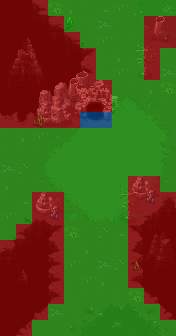

This game map was drawn from its Tiled (.tmx) file and the tilesets committed beside it. A one-line description and the full map source follow:
An orthogonal 11x21 tile map with 16x16 px tiles, 7 tile layers (Tile Layer 4, Tile Layer 5, Tile Layer 6, Tile Layer 7, ...), 2 hidden layers not drawn.

<map version="1.5" tiledversion="2021.02.15" orientation="orthogonal" renderorder="left-down" width="11" height="21" tilewidth="16" tileheight="16" infinite="0" nextlayerid="16" nextobjectid="1">
 <tileset firstgid="1" source="../world_tiles/tileset.tsx" />
 <layer id="10" name="Tile Layer 4" width="11" height="21">
  <data encoding="csv">
2325,2325,1941,1942,2421,2421,2421,2421,2421,2421,2421,
2325,2325,2041,2042,2043,2044,2421,2421,2421,2421,2421,
2325,2325,2141,2142,2143,2144,2145,2421,2421,2421,2421,
2325,2325,2241,2242,2243,2244,2245,2421,2421,2421,2421,
2325,2325,2325,2641,2543,2544,2545,2421,2421,2421,2421,
2325,2325,2325,2741,2643,2644,2645,2421,2421,2421,2421,
2838,2839,2840,2841,2842,2843,2421,2421,2421,2421,2421,
2938,2939,2940,2941,2942,2943,2421,2421,2421,2421,2421,
2421,2421,2421,2421,2421,2421,2421,2421,2421,2421,2421,
2421,2421,2421,2421,2421,2421,2421,2421,2421,2421,2421,
2421,2421,2421,2421,2421,2421,2421,2421,2421,2421,2421,
2421,2421,2421,2421,2421,2421,2421,2421,2421,2421,2421,
2421,2421,2421,2421,2421,2421,2421,2421,2421,2421,1827,
2421,1825,1826,2022,2421,2421,2421,2121,2122,2123,2124,
1924,1925,1926,2244,2245,2421,2421,2221,2222,2223,2224,
2024,2025,2026,2344,2345,2421,2421,2321,2322,2323,2324,
2124,2125,2325,2444,2445,2421,2421,2421,2422,2423,2424,
2441,2442,2443,2444,2445,2421,2421,2521,2522,2523,2524,
2541,2542,2543,2544,2545,2421,2421,2621,2622,2623,2624,
2641,2642,2643,2644,2645,2421,2421,2421,2722,2723,2724,
2741,2742,2743,2744,2421,2421,2421,2421,2421,2421,2421
</data>
 </layer>
 <layer id="11" name="Tile Layer 5" width="11" height="21">
  <data encoding="csv">
0,0,0,4614,4414,0,4415,4112,2701,2702,4609,
0,0,0,0,0,0,4217,0,2801,2802,2803,
2373,2374,2375,0,0,0,4112,0,2901,2902,2903,
2473,2474,2475,0,0,0,0,4414,4415,4112,0,
2573,2574,2575,0,0,0,0,4112,0,0,4217,
2673,2674,2675,0,0,0,4112,0,0,4414,4614,
0,0,0,0,3111,3112,3113,3116,3117,3118,3119,
0,0,0,0,3112,3212,3213,3216,3217,3218,3219,
0,4414,4112,3112,3113,3314,3314,3314,3317,3318,3319,
0,0,0,3212,3213,3314,3314,3314,3417,3418,3419,
4217,4013,3511,3512,3314,3314,3314,3314,3517,3518,3519,
4414,0,3611,3612,3314,3314,3314,3517,3617,3618,3619,
0,4415,3711,3712,3612,3613,3614,3617,3717,3718,3719,
4112,0,0,0,3712,3713,3714,3717,3718,3719,0,
0,0,0,0,4614,0,4013,4415,2869,2870,2871,
0,0,0,0,0,4414,0,0,2969,2970,2971,
0,2973,0,0,4112,0,4217,4013,3069,3070,3071,
0,3073,0,0,0,4112,4414,0,0,0,0,
0,0,0,0,0,0,0,0,4614,0,0,
0,0,0,4217,2311,2312,2313,2314,2317,2318,2319,
0,0,0,0,2411,2412,2413,5309,2417,2418,2419
</data>
 </layer>
 <layer id="12" name="Tile Layer 6" width="11" height="21">
  <data encoding="csv">
0,0,0,0,0,0,0,0,0,0,0,
0,0,0,0,0,0,0,0,0,0,0,
0,0,0,0,0,0,0,0,0,0,0,
0,0,0,0,0,0,0,0,0,0,0,
0,0,0,0,12168,12169,0,0,0,0,0,
0,0,0,0,12268,12269,0,0,0,0,0,
0,0,0,0,12368,12369,0,0,0,0,0,
0,0,0,0,0,0,0,0,0,0,0,
0,0,0,0,0,0,0,0,0,0,0,
0,0,0,0,0,0,0,0,0,0,0,
0,0,0,0,0,0,0,0,0,0,0,
0,0,0,0,0,0,0,0,12364,12365,0,
0,0,0,0,0,0,0,0,12464,12465,0,
0,0,0,0,0,0,0,0,0,0,0,
0,0,0,0,0,0,0,0,0,0,0,
0,0,0,0,0,0,0,0,0,0,0,
0,0,0,0,0,0,0,0,0,0,0,
0,0,0,0,0,0,0,0,0,0,0,
0,0,0,0,0,0,0,0,0,0,0,
0,0,0,0,0,0,0,0,0,0,0,
0,0,0,0,0,0,0,0,0,0,0
</data>
 </layer>
 <layer id="13" name="Tile Layer 7" width="11" height="21">
  <data encoding="csv">
0,0,0,0,0,0,0,0,0,0,0,
0,0,0,0,0,0,0,0,0,0,0,
0,0,0,0,0,0,0,0,12563,12564,0,
0,0,0,0,0,0,0,0,12663,12664,0,
0,0,0,0,0,0,0,0,12763,12764,0,
0,0,12372,12373,12374,0,0,0,0,0,0,
0,0,12472,12473,12474,0,0,0,0,0,0,
0,0,12572,12573,12574,0,0,0,0,0,0,
0,0,0,0,0,0,0,0,0,0,0,
0,0,0,0,0,0,0,0,0,0,0,
0,0,0,0,0,0,0,0,0,0,0,
0,0,0,0,0,0,0,12563,12564,0,0,
0,0,0,0,0,0,0,12663,12664,0,0,
0,0,0,0,0,0,0,12763,12764,0,0,
0,0,0,0,0,0,0,0,0,0,0,
0,0,0,0,0,0,0,0,0,0,0,
0,0,0,0,0,0,0,0,0,0,0,
0,0,0,0,0,0,0,0,0,0,0,
0,0,0,0,0,0,0,0,0,0,0,
0,0,0,0,0,0,0,0,0,0,0,
0,0,0,0,0,0,0,0,0,0,0
</data>
 </layer>
 <layer id="14" name="Tile Layer 8" width="11" height="21">
  <data encoding="csv">
0,0,0,0,0,0,0,0,0,0,0,
0,0,0,0,0,0,0,0,0,12161,12162,
0,0,0,0,0,0,0,0,0,12261,12262,
0,0,0,0,0,0,0,0,0,0,0,
0,0,0,0,0,0,0,0,0,0,0,
0,0,0,0,0,0,0,0,0,0,0,
0,0,0,0,0,0,0,0,0,0,0,
0,0,3673,0,0,0,0,0,0,0,0,
0,0,0,0,0,0,0,0,0,0,0,
0,0,0,0,0,0,0,0,0,0,0,
0,0,0,0,0,0,0,0,0,0,0,
0,0,0,0,0,0,0,0,0,0,0,
0,0,12364,12365,0,0,0,0,0,0,0,
0,0,12464,12465,0,0,0,0,0,0,0,
0,0,0,0,0,0,0,0,0,0,0,
0,0,0,0,0,0,0,0,0,0,0,
0,0,0,0,0,0,0,0,0,0,0,
0,0,0,0,0,0,0,0,0,0,0,
0,0,0,0,0,0,0,0,0,0,0,
0,0,0,0,0,0,0,0,0,0,0,
0,0,0,0,0,0,0,0,0,0,0
</data>
 </layer>
 <layer id="15" name="Tile Layer 9" width="11" height="21">
  <data encoding="csv">
0,0,0,0,0,0,0,0,0,0,0,
0,0,0,0,3473,0,0,0,0,0,0,
0,0,0,0,0,0,0,0,0,0,3371,
0,0,0,0,0,0,0,0,0,0,0,
0,0,0,0,0,0,0,0,0,0,0,
0,0,0,0,11353,11354,11355,11356,0,0,0,
0,0,0,0,11453,11454,11455,11456,0,0,0,
0,0,0,0,11553,11554,11555,11556,0,0,0,
0,0,0,0,0,0,0,0,0,0,0,
0,0,0,0,0,0,0,0,0,0,0,
0,0,0,0,0,0,0,0,0,0,0,
0,0,0,0,0,0,0,0,0,0,0,
0,0,0,0,0,0,0,0,0,3668,0,
0,0,0,3668,0,0,0,0,0,0,0,
0,0,0,0,0,0,0,0,0,0,0,
0,0,0,0,0,0,0,0,0,0,0,
0,0,0,0,0,0,0,0,3674,0,0,
0,0,0,0,0,0,0,0,0,0,0,
0,0,0,0,0,0,0,0,0,0,0,
0,0,0,0,0,0,0,0,0,0,0,
0,0,0,0,0,0,0,0,0,0,0
</data>
 </layer>
 <layer id="7" name="anim" width="11" height="21" visible="0">
  <data encoding="csv">
0,0,0,0,0,0,0,0,0,0,0,
0,0,0,0,0,15527,0,0,0,0,0,
0,0,0,0,0,0,0,0,0,0,0,
0,0,0,0,0,0,0,0,0,0,0,
0,0,0,0,0,0,0,0,0,0,0,
0,0,0,0,0,0,0,0,0,0,0,
0,0,0,0,0,0,0,0,0,0,15627,
0,0,0,0,0,0,0,0,0,0,0,
0,15427,0,0,0,0,0,0,0,0,0,
0,0,0,0,0,0,0,0,0,0,0,
0,0,0,0,0,0,0,0,0,0,0,
0,0,0,0,0,0,0,0,0,0,0,
0,0,0,0,0,0,0,0,0,0,0,
0,0,0,0,0,0,0,0,0,0,0,
0,0,0,0,0,0,0,0,0,0,0,
0,0,0,0,0,0,0,15427,0,0,0,
0,0,0,0,0,0,0,0,0,0,0,
0,0,0,0,0,0,0,0,0,0,0,
0,0,0,0,15727,0,0,0,0,0,0,
0,0,0,0,0,0,0,0,0,0,0,
0,0,0,0,0,0,0,0,0,0,0
</data>
 </layer>
 <layer id="8" name="characters" width="11" height="21" visible="0">
  <data encoding="csv">
0,0,0,0,0,0,0,0,0,0,0,
0,0,0,0,0,0,0,0,0,0,0,
0,0,0,0,0,0,0,15508,0,0,0,
0,0,0,0,0,0,15607,0,0,0,0,
0,0,0,0,0,0,0,0,0,0,0,
0,0,0,0,0,0,0,0,0,0,0,
0,0,0,0,0,0,0,0,0,0,0,
0,0,0,0,0,0,0,0,0,0,0,
0,0,0,0,0,0,0,0,0,15607,0,
0,0,0,0,0,0,15407,0,0,0,0,
0,0,15606,0,0,0,0,0,0,0,0,
0,0,0,0,15508,0,0,0,0,0,0,
0,0,0,0,0,0,0,0,0,0,0,
0,0,0,0,0,15607,0,0,0,0,0,
0,0,0,0,0,0,0,0,0,0,0,
0,0,0,0,0,0,0,0,0,0,0,
0,0,0,0,0,0,0,0,0,0,0,
0,0,0,0,0,0,15606,0,0,0,0,
0,0,0,0,0,0,0,0,0,0,0,
0,0,0,0,0,0,0,0,0,0,0,
0,0,0,0,0,0,0,0,0,0,0
</data>
 </layer>
 <layer id="9" name="walkable" width="11" height="21">
  <data encoding="csv">
15437,15437,15437,15537,15537,15537,15537,15537,15537,15537,15537,
15437,15437,15437,15437,15537,15537,15537,15537,15537,15437,15437,
15437,15437,15437,15437,15437,15537,15537,15537,15537,15437,15437,
15437,15437,15437,15437,15437,15437,15537,15537,15537,15437,15537,
15437,15437,15437,15437,15437,15437,15537,15537,15537,15437,15537,
15437,15437,15437,15437,15437,15437,15437,15537,15537,15537,15537,
15437,15437,15437,15437,15437,15437,15437,15537,15537,15537,15537,
15437,15437,15437,15437,15437,15637,15637,15537,15537,15537,15537,
15537,15537,15537,15537,15537,15537,15537,15537,15537,15537,15537,
15537,15537,15537,15537,15537,15537,15537,15537,15537,15537,15537,
15537,15537,15537,15537,15537,15537,15537,15537,15537,15537,15537,
15537,15537,15537,15537,15537,15537,15537,15537,15437,15437,15537,
15537,15537,15437,15437,15537,15537,15537,15537,15437,15437,15437,
15537,15537,15437,15437,15537,15537,15537,15537,15437,15437,15437,
15537,15437,15437,15437,15537,15537,15537,15537,15437,15437,15437,
15437,15437,15437,15437,15537,15537,15537,15537,15437,15437,15437,
15437,15437,15437,15437,15537,15537,15537,15537,15437,15437,15437,
15437,15437,15437,15437,15537,15537,15537,15537,15437,15437,15437,
15437,15437,15437,15437,15537,15537,15537,15537,15537,15437,15437,
15437,15437,15437,15537,15537,15537,15537,15537,15537,15537,15437,
15437,15437,15537,15537,15537,15537,15537,15537,15537,15537,15537
</data>
 </layer>
</map>
